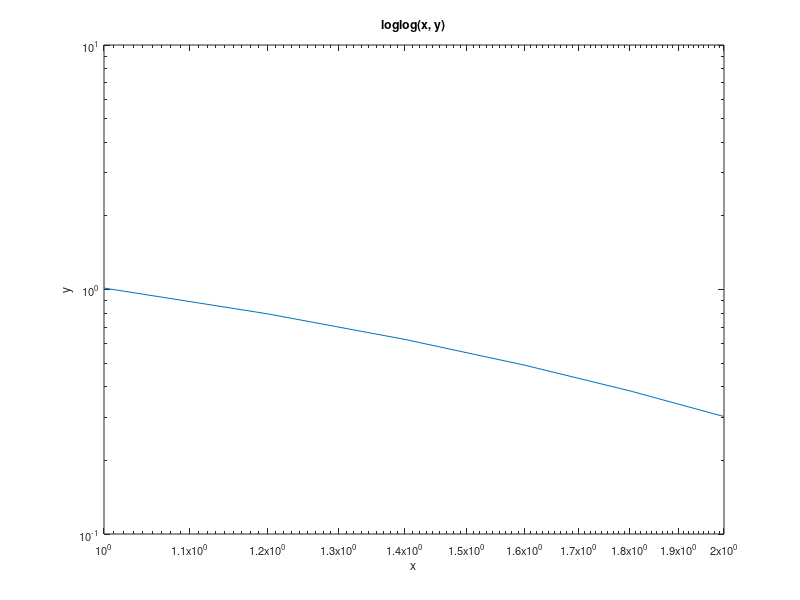

Write MATLAB code to recreate this figure.
x = 1:0.2:2;
y = [1.0139, 0.7959, 0.6249, 0.4906, 0.3851, 0.3023];

loglog(x,y);
xlim([1,2]);

set(gca, 'fontsize', 16);

xlabel('x');
ylabel('y');

title('loglog(x, y)');

set(gca, 'fontsize', 8);

set(gca, 'xtick', 1:0.1:2);